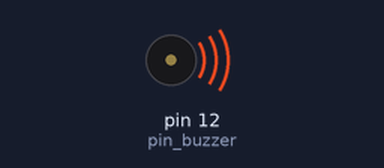
A sketch run on a simulated Arduino Uno, built with avr-gcc and run on an emulated ATmega328P. Parts: buzzer (waves = sounding).

Above: at 0.2 s.
Timing chart, 0 to 3.0 s (numbered marks = the images above):
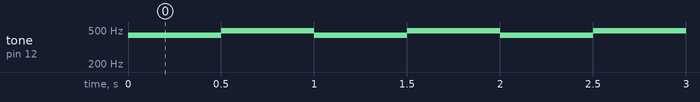

Measured:
- by itself, tone on pin 12 (pin_buzzer): alternates 488 Hz for 0.50 s and 435 Hz for 0.50 s

The sketch:

Programme_2.ino
```cpp
// (licence header left out)
const int pin_buzzer = 12;

void setup(){
    pinMode(pin_buzzer,OUTPUT);
}

void loop(){
    tone(pin_buzzer,435);
    delay(500);
    tone(pin_buzzer,488);
    delay(500);
}
```
